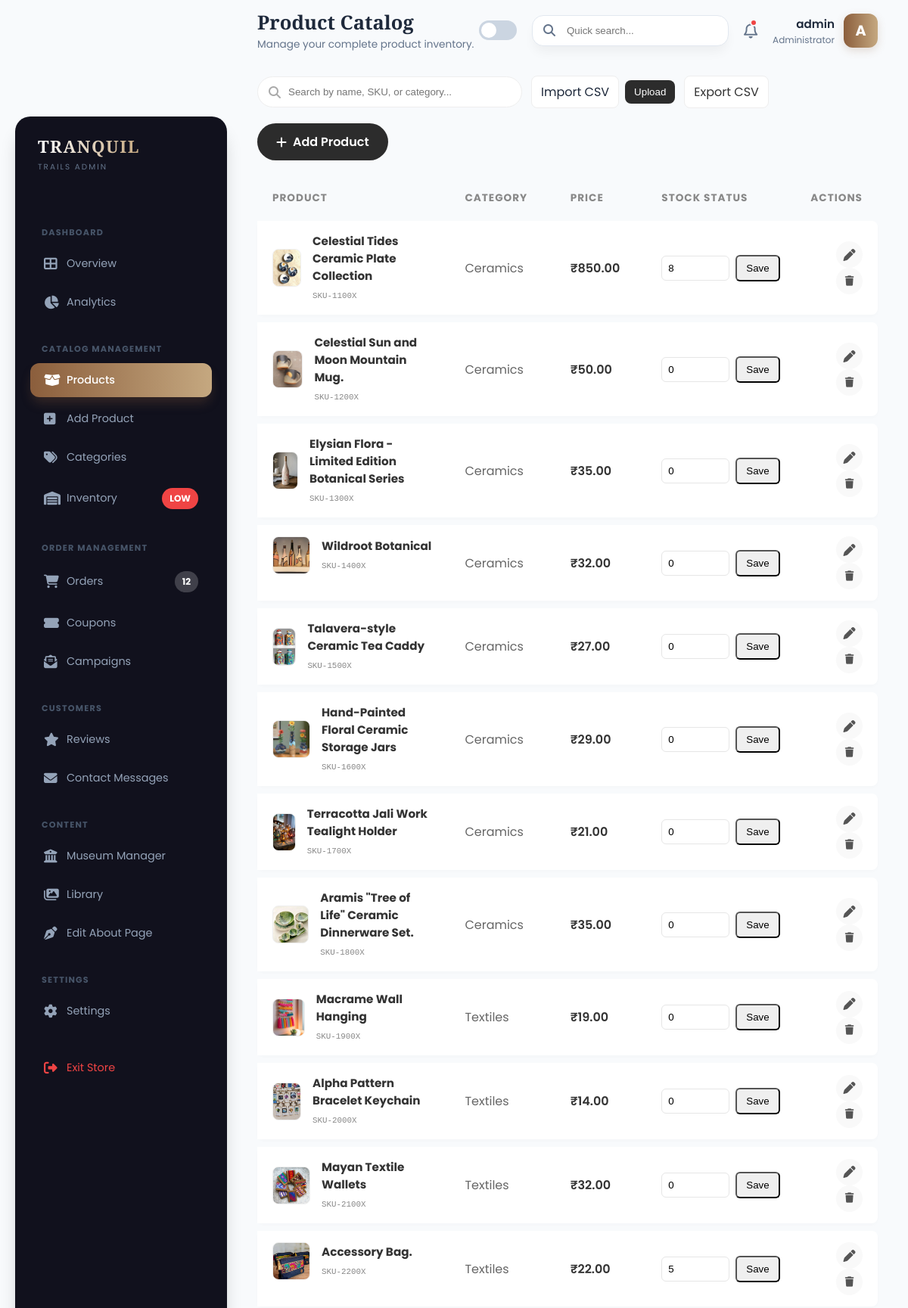
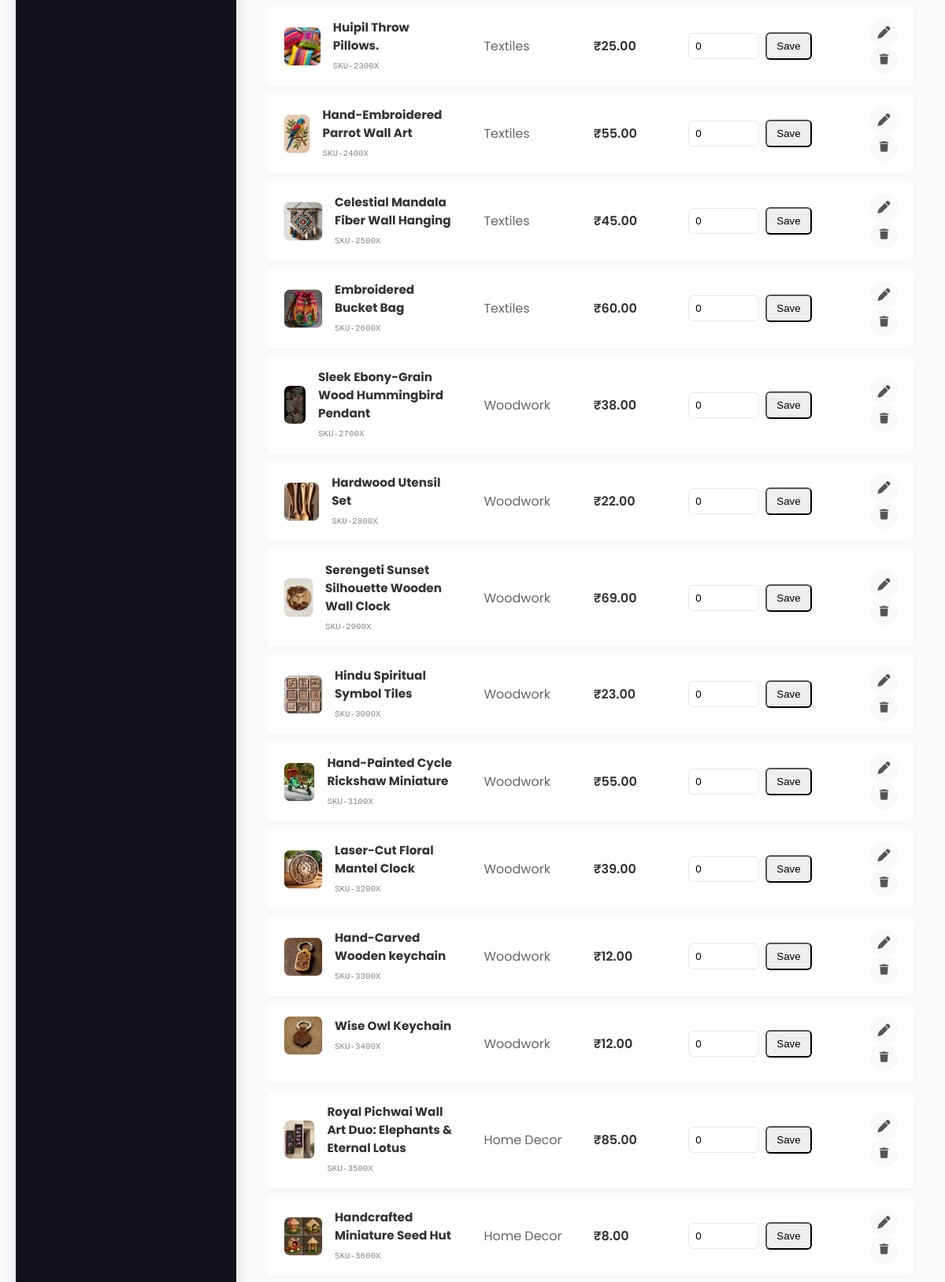
The page /admin-products/ (signed in, upper part) on the database its author committed (2 pictures, top to bottom).
### core/models.py (models this page shows, shortened)
class Product(models.Model):
    category = models.ForeignKey(Category, related_name='products', on_delete=models.CASCADE)
    name = models.CharField(max_length=200)
    slug = models.SlugField(unique=True)
    image = models.ImageField(upload_to='products/')
    description = models.TextField(blank=True)
    price = models.DecimalField(max_digits=10, decimal_places=2)
    stock = models.PositiveIntegerField(default=0)
    available = models.BooleanField(default=True)
    created_at = models.DateTimeField(auto_now_add=True)
    updated_at = models.DateTimeField(auto_now=True)

class Category(models.Model):
    name = models.CharField(max_length=100)
    slug = models.SlugField(unique=True)
    image = models.ImageField(upload_to='categories/', blank=True, null=True)
    class Meta:
        verbose_name_plural = "Categories"

### core/views.py (the view)
# urls.py: path('admin-products/', views.admin_products, name='admin_products'),
@login_required(login_url='login')
@user_passes_test(admin_only, login_url='login')
def admin_products(request):
    products = Product.objects.all().select_related('category')
    return render(request, 'admin/products.html', {
        'products': products
    })

### core/views.py (called while the page is built)
def admin_only(user):
    return user.is_authenticated and user.is_staff

### core/templates/admin/products.html (shortened to what this page needs)
{% extends 'admin/base_admin.html' %}
{% load static %}
{% block page_title %}Product Catalog{% endblock %}
{% block page_desc %}Manage your complete product inventory.{% endblock %}
{% block content %}
<div class="fade-in-up">
    <div style="display: flex; justify-content: space-between; align-items: center; margin-bottom: 30px; flex-wrap: wrap; gap: 20px;">
        <div style="position: relative; display:flex; gap:12px; align-items:center;">
            <div style="position: relative;">
                <i class="fas fa-search" style="position: absolute; left: 15px; top: 50%; transform: translateY(-50%); color: #aaa;"></i>
                <input type="text" id="productSearch" placeholder="Search by name, SKU, or category..."
                       style="padding: 12px 12px 12px 40px; border: 1px solid #eee; border-radius: 30px; width: 350px; outline: none; transition: 0.3s;"
                       onfocus="this.style.borderColor='#8b5e3c'; this.style.width='370px'"
                       onblur="this.style.borderColor='#eee'; this.style.width='350px'">
            </div>
            <form method="POST" action="{% url 'admin_import_products' %}" enctype="multipart/form-data" style="display:flex; gap:8px; align-items:center;">
                <label for="csvInput" style="background:#fff; border:1px solid #eee; padding:8px 12px; border-radius:8px; cursor:pointer;">Import CSV</label>
                <button type="submit" style="padding:8px 12px; border-radius:8px; background:#2c2c2c; color:white; border:none; cursor:pointer;">Upload</button>
            </form>
            <a href="{% url 'admin_export_products' %}" style="background:#fff; border:1px solid #eee; padding:8px 12px; border-radius:8px; text-decoration:none; color:#333;">Export CSV</a>
        </div>
        <a href="{% url 'admin_add_product' %}"
           style="background: #2c2c2c; color: white; padding: 12px 25px; border-radius: 30px; text-decoration: none; font-weight: 600; display: flex; align-items: center; gap: 8px; transition: 0.3s;">
            <i class="fas fa-plus"></i> Add Product
        </a>
    </div>
    <table class="modern-table">
        <thead>
            <tr>
                <th>Product</th>
                <th>Category</th>
                <th>Price</th>
                <th>Stock Status</th>
                <th style="text-align: right;">Actions</th>
            </tr>
        </thead>
        <tbody id="productTableBody">
            {% for p in products %}
            <tr class="table-row">
                <td style="display: flex; align-items: center; gap: 15px;">
                    {% if p.image %}
                        <img src="{{ p.image.url }}" class="prod-img" alt="{{ p.name }}">
                    {% else %}
                        <div class="prod-img" style="display: flex; align-items: center; justify-content: center; color: #ccc;">
                            <i class="fas fa-image"></i>
                        </div>
                    {% endif %}
                    <div>
                        <strong style="display: block; color: #333; font-size: 0.95rem;">{{ p.name }}</strong>
                        <small style="color: #888; font-family: monospace;">SKU-{{ p.id }}00X</small>
                    </div>
                </td>
                <td style="color: #666;">
                    {% if p.category %}
                        {{ p.category.name }}
                    {% else %}
                        <span style="color: #aaa; font-style: italic;">Uncategorized</span>
                    {% endif %}
                </td>
                <td style="font-weight: 600; color: #333;">₹{{ p.price }}</td>
                <form method="POST" action="{% url 'admin_update_stock' p.id %}">
                    <td>
                        <div style="display:flex; align-items:center; gap:8px;">
                            <input type="number" name="stock" value="{{ p.stock|default:0 }}" min="0" class="stock-input" style="width:90px; padding:8px; border-radius:6px; border:1px solid #e6e6e6;">
                            <button type="submit" class="btn-update" style="padding:8px 12px; border-radius:6px;">Save</button>
                        </div>
                    </td>
                </form>
                <td style="text-align: right;">
                    <a href="{% url 'admin_edit_product' p.id %}" class="action-btn" title="Edit Details & View All" style="text-decoration: none;">
                        <i class="fas fa-pen"></i>
                    </a>
                    <form action="{% url 'admin_delete_product' p.id %}" method="POST" onsubmit="return confirm('Are you sure you want to delete {{ p.name }}?');" style="display: inline;">
                        <button type="submit" class="action-btn btn-delete" title="Delete Product" style="margin-left: 5px;">
                            <i class="fas fa-trash"></i>
                        </button>
                    </form>
                </td>
            </tr>
            {% endfor %}
        </tbody>
    </table>
</div>
{% endblock %}

### core/templates/admin/base_admin.html (shortened to what this page needs)
{% load static %}
<!DOCTYPE html>
<html lang="en" data-theme="light"> <head>
    <link rel="stylesheet" href="https://cdnjs.cloudflare.com/ajax/libs/font-awesome/6.4.0/css/all.min.css">
</head>
<body>
    <aside class="sidebar" id="sidebar">
        <div class="logo-area">
            <div>
                <div class="logo-text">TRANQUIL</div>
                <div class="logo-sub">Trails Admin</div>
            </div>
        </div>
        <div class="nav-scroller">
            <div class="nav-category">Dashboard</div>
            <div class="nav-item">
                <a href="{% url 'admin_dashboard' %}" class="nav-link {% if request.resolver_match.url_name == 'admin_dashboard' %}active{% endif %}">
                    <i class="fas fa-th-large"></i> <span>Overview</span>
                </a>
            </div>
            <div class="nav-item">
                <a href="{% url 'admin_analytics' %}" class="nav-link {% if request.resolver_match.url_name == 'admin_analytics' %}active{% endif %}">
                    <i class="fas fa-chart-pie"></i> <span>Analytics</span>
                </a>
            </div>
            <div class="nav-category">Catalog Management</div>
            <div class="nav-item">
                <a href="{% url 'admin_products' %}" class="nav-link {% if request.resolver_match.url_name == 'admin_products' %}active{% endif %}">
                    <i class="fas fa-box-open"></i> <span>Products</span>
                </a>
            </div>
            <div class="nav-item">
                <a href="{% url 'admin_add_product' %}" class="nav-link {% if request.resolver_match.url_name == 'admin_add_product' %}active{% endif %}">
                    <i class="fas fa-plus-square"></i> <span>Add Product</span>
                </a>
            </div>
            <div class="nav-item">
                <a href="{% url 'admin_categories' %}" class="nav-link {% if request.resolver_match.url_name == 'admin_categories' %}active{% endif %}">
                    <i class="fas fa-tags"></i> <span>Categories</span>
                </a>
            </div>
            <div class="nav-item">
                <a href="{% url 'admin_inventory' %}" class="nav-link {% if request.resolver_match.url_name == 'admin_inventory' %}active{% endif %}">
                    <i class="fas fa-warehouse"></i> <span>Inventory</span>
                    <span class="badge bg-danger">Low</span>
                </a>
            </div>
            <div class="nav-category">Order Management</div>
            <div class="nav-item">
                <a href="{% url 'admin_orders' %}" class="nav-link {% if request.resolver_match.url_name == 'admin_orders' %}active{% endif %}">
                    <i class="fas fa-shopping-cart"></i> <span>Orders</span>
                    <span class="badge bg-accent">12</span>
                </a>
            </div>
             <div class="nav-item">
                <a href="{% url 'admin_discounts' %}" class="nav-link {% if request.resolver_match.url_name == 'admin_discounts' %}active{% endif %}">
                    <i class="fas fa-ticket-alt"></i> <span>Coupons</span>
                </a>
            </div>
            <div class="nav-item">
                <a href="{% url 'admin_campaigns' %}" class="nav-link {% if request.resolver_match.url_name == 'admin_campaigns' %}active{% endif %}">
                    <i class="fas fa-envelope-open-text"></i> <span>Campaigns</span>
                </a>
            </div>
            <div class="nav-category">Customers</div>
           <div class="nav-item">
                <a href="{% url 'admin_reviews' %}" class="nav-link {% if request.resolver_match.url_name == 'admin_reviews' %}active{% endif %}">
                    <i class="fas fa-star"></i> <span>Reviews</span>
                </a>
            </div>
                       <div class="nav-item">
                <a href="{% url 'admin_contact_messages' %}"
                class="nav-link {% if request.resolver_match.url_name == 'admin_contact_messages' %}active{% endif %}">
                    <i class="fas fa-envelope"></i> <span>Contact Messages</span>
                </a>
            </div>
            <div class="nav-category">Content</div>
            <div class="nav-item">
                <a href="{% url 'museum_manager' %}" class="nav-link {% if request.resolver_match.url_name == 'museum_manager' %}active{% endif %}">
                    <i class="fas fa-university"></i> <span>Museum Manager</span>
                </a>
            </div>
            <div class="nav-item">
                <a href="{% url 'admin_media' %}" class="nav-link {% if request.resolver_match.url_name == 'admin_media' %}active{% endif %}">
                    <i class="fas fa-images"></i> <span>Library</span>
                </a>
            </div>
             <div class="nav-item">
                <a href="{% url 'admin_about_editor' %}" class="nav-link {% if request.resolver_match.url_name == 'admin_about_editor' %}active{% endif %}">
                    <i class="fas fa-pen-nib"></i> <span>Edit About Page</span>
                </a>
            </div>
            <div class="nav-category">Settings</div>
            <div class="nav-item">
                <a href="{% url 'admin_settings' %}" class="nav-link {% if request.resolver_match.url_name == 'admin_settings' %}active{% endif %}">
                    <i class="fas fa-cog"></i> <span>Settings</span>
                </a>
            </div>
            <div class="nav-item">
                <a href="{% url 'home' %}" class="nav-link logout">
                    <i class="fas fa-sign-out-alt"></i> <span>Exit Store</span>
                </a>
            </div>
        </div>
    </aside>
    <div class="content-wrapper">
        <header class="top-header">
            <div class="header-left">
                <div class="page-title">
                    <h2>{% block page_title %}Dashboard{% endblock %}</h2>
                    <p>{% block page_desc %}Welcome back, Admin{% endblock %}</p>
                </div>
            </div>
            <div class="header-right">
                <div class="theme-switch-wrapper">
                    <label class="theme-switch" for="checkbox">
                        <div class="slider round">
                            <i class="fas fa-sun"></i>
                        </div>
                    </label>
                </div>
                <div class="search-box">
                    <i class="fas fa-search"></i>
                    <input type="text" placeholder="Quick search...">
                </div>
                <div class="notif-btn">
                    <i class="far fa-bell"></i>
                    <div class="notif-dot"></div>
                </div>
                <div class="user-profile">
                    <div class="user-info">
                        <span class="name">{{ user.first_name|default:user.username }}</span>
                        <span class="role">Administrator</span>
                    </div>
                    <div class="user-avatar">
                        {{ user.username|slice:":1"|upper }}
                    </div>
                </div>
            </div>
        </header>
        <div class="content-body">
            {% block content %}{% endblock %}
        </div>
    </div>
</body>
</html>

### core/templates/admin/products.html (style rules this page uses)
.modern-table { width: 100%; border-collapse: separate; border-spacing: 0 10px; }
.modern-table thead th { color: #888; font-size: 0.85rem; text-transform: uppercase; letter-spacing: 1px; padding: 0 20px 10px 20px; text-align: left; }
.table-row { background: white; box-shadow: 0 2px 5px rgba(0,0,0,0.02); border-radius: 8px; transition: transform 0.3s ease, box-shadow 0.3s ease; backface-visibility: hidden; -webkit-font-smoothing: antialiased; will-change: transform, box-shadow; }
.table-row td { padding: 15px 20px; vertical-align: middle; }
.table-row td:first-child { border-top-left-radius: 8px; border-bottom-left-radius: 8px; }
.table-row td:last-child { border-top-right-radius: 8px; border-bottom-right-radius: 8px; }
.prod-img { width: 50px; height: 50px; border-radius: 8px; object-fit: cover; background: #f4f4f4; border: 1px solid #eee; }
.badge { padding: 5px 10px; border-radius: 20px; font-size: 0.75rem; font-weight: 700; text-transform: uppercase; }
.action-btn { width: 35px; height: 35px; border-radius: 50%; border: none; display: inline-flex; align-items: center; justify-content: center; cursor: pointer; transition: 0.2s; background: #f9f9f9; color: #555; }

### rows shown on the page
Product: image (picture), name "Celestial Tides Ceramic Plate Collection", id "11", category.name "Ceramics", price "850.00", stock "8"
Product: image (picture), name "Celestial Sun and Moon Mountain Mug.", id "12", category.name "Ceramics", price "50.00", stock "0"
Product: image (picture), name "Elysian Flora - Limited Edition Botanical Series", id "13", category.name "Ceramics", price "35.00", stock "0"
Product: image (picture), name "Wildroot Botanical", id "14", category.name "Ceramics", price "32.00", stock "0"
Product: image (picture), name "Talavera-style Ceramic Tea Caddy", id "15", category.name "Ceramics", price "27.00", stock "0"
Product: image (picture), name "Hand-Painted Floral Ceramic Storage Jars", id "16", category.name "Ceramics", price "29.00", stock "0"
Product: image (picture), name "Terracotta Jali Work Tealight Holder", id "17", category.name "Ceramics", price "21.00", stock "0"
Product: image (picture), name "Aramis \"Tree of Life\" Ceramic Dinnerware Set.", id "18", category.name "Ceramics", price "35.00", stock "0"
Product: image (picture), name "Macrame Wall Hanging", id "19", category.name "Textiles", price "19.00", stock "0"
Product: image (picture), name "Alpha Pattern Bracelet Keychain", id "20", category.name "Textiles", price "14.00", stock "0"
Product: image (picture), name "Mayan Textile Wallets", id "21", category.name "Textiles", price "32.00", stock "0"
Product: image (picture), name "Accessory Bag.", id "22", category.name "Textiles", price "22.00", stock "5"
Product: image (picture), name "Huipil Throw Pillows.", id "23", category.name "Textiles", price "25.00", stock "0"
Product: image (picture), name "Hand-Embroidered Parrot Wall Art", id "24", category.name "Textiles", price "55.00", stock "0"
Product: image (picture), name "Celestial Mandala Fiber Wall Hanging", id "25", category.name "Textiles", price "45.00", stock "0"
Product: image (picture), name "Embroidered Bucket Bag", id "26", category.name "Textiles", price "60.00", stock "0"
Product: image (picture), name "Sleek Ebony-Grain Wood Hummingbird Pendant", id "27", category.name "Woodwork", price "38.00", stock "0"
Product: image (picture), name "Hardwood Utensil Set", id "28", category.name "Woodwork", price "22.00", stock "0"
Product: image (picture), name "Serengeti Sunset Silhouette Wooden Wall Clock", id "29", category.name "Woodwork", price "69.00", stock "0"
Product: image (picture), name "Hindu Spiritual Symbol Tiles", id "30", category.name "Woodwork", price "23.00", stock "0"
Product: image (picture), name "Hand-Painted Cycle Rickshaw Miniature", id "31", category.name "Woodwork", price "55.00", stock "0"
Product: image (picture), name "Laser-Cut Floral Mantel Clock", id "32", category.name "Woodwork", price "39.00", stock "0"
Product: image (picture), name "Hand-Carved Wooden keychain", id "33", category.name "Woodwork", price "12.00", stock "0"
Product: image (picture), name "Wise Owl Keychain", id "34", category.name "Woodwork", price "12.00", stock "0"
Product: image (picture), name "Royal Pichwai Wall Art Duo: Elephants & Eternal Lotus", id "35", category.name "Home Decor", price "85.00", stock "0"
Product: image (picture), name "Handcrafted Miniature Seed Hut", id "36", category.name "Home Decor", price "8.00", stock "0"

### other values the page prints
{{ user.first_name|default:user.username }} "admin"
{{ user.username|slice:":1"|upper }} "A"
